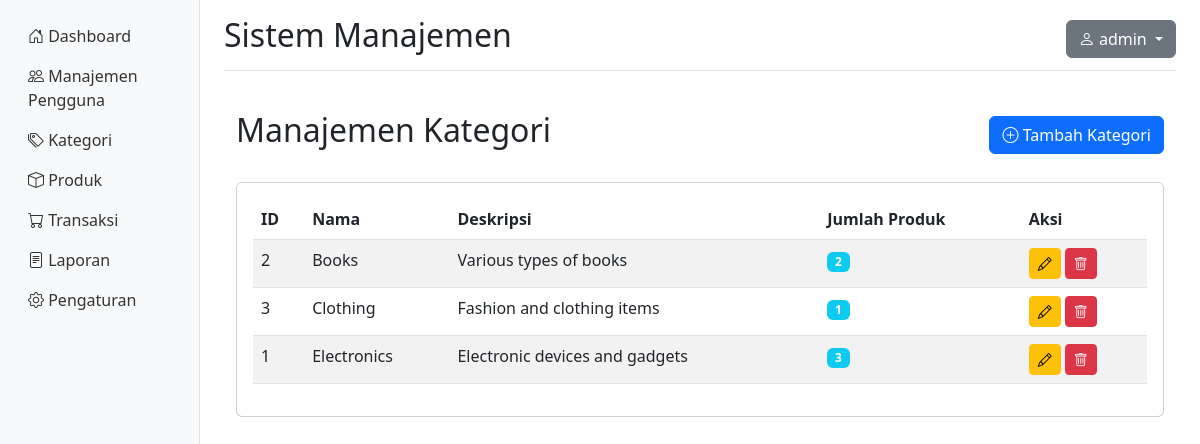
Screenshot of /admin/categories.php (signed in) with the database file from the repository.
### tables this page shows
CREATE TABLE IF NOT EXISTS categories (
    id INT PRIMARY KEY AUTO_INCREMENT,
    name VARCHAR(100) NOT NULL,
    description TEXT,
    created_at DATETIME DEFAULT CURRENT_TIMESTAMP,
    updated_at DATETIME DEFAULT CURRENT_TIMESTAMP ON UPDATE CURRENT_TIMESTAMP
);

### admin/categories.php (the view, shortened to what this page needs)
<?php
require_once '../auth/auth.php';
$categories = [];
$page = isset($_GET['page']) ? max(1, intval($_GET['page'])) : 1;
$limit = 10;
$offset = ($page - 1) * $limit;
try {
    $stmt = $pdo->prepare("SELECT c.*, COUNT(p.id) as product_count
                          FROM categories c
                          LEFT JOIN products p ON c.id = p.category_id
                          GROUP BY c.id
                          ORDER BY c.name
                          LIMIT $limit OFFSET $offset");
    $stmt->execute();
    $categories = $stmt->fetchAll();
} catch(PDOException $e) {
    error_log('Error fetching categories: ' . $e->getMessage());
    $error = 'Gagal mengambil data kategori: Terjadi kesalahan sistem';
}
include '../includes/header.php';
?>
<div class="container-fluid py-4">
    <div class="d-flex justify-content-between align-items-center mb-4">
        <h2>Manajemen Kategori</h2>
        <button type="button" class="btn btn-primary" data-bs-toggle="modal" data-bs-target="#addCategoryModal">
            <i class="bi bi-plus-circle"></i> Tambah Kategori
        </button>
    </div>
    <div class="card">
        <div class="card-body">
            <div class="table-responsive">
                <table class="table table-striped">
                    <thead>
                        <tr>
                            <th>ID</th>
                            <th>Nama</th>
                            <th>Deskripsi</th>
                            <th>Jumlah Produk</th>
                            <th>Aksi</th>
                        </tr>
                    </thead>
                    <tbody>
                        <?php foreach($categories as $category): ?>
                        <tr>
                            <td><?php echo $category['id']; ?></td>
                            <td><?php echo htmlspecialchars($category['name']); ?></td>
                            <td><?php echo htmlspecialchars($category['description']); ?></td>
                            <td><span class="badge bg-info"><?php echo $category['product_count']; ?></span></td>
                            <td>
                                <button type="button" class="btn btn-sm btn-warning" data-bs-toggle="modal" data-bs-target="#editCategoryModal<?php echo $category['id']; ?>">
                                    <i class="bi bi-pencil"></i>
                                </button>
                                <button type="button" class="btn btn-sm btn-danger" data-bs-toggle="modal" data-bs-target="#deleteCategoryModal<?php echo $category['id']; ?>">
                                    <i class="bi bi-trash"></i>
                                </button>
                            </td>
                        </tr>
                        <?php endforeach; ?>
                    </tbody>
                </table>
            </div>
        </div>
    </div>
</div>
<?php include '../includes/footer.php'; ?>

### rows the page displays
categories: id "2", name "Books", description "Various types of books", product_count "2"
categories: id "3", name "Clothing", description "Fashion and clothing items", product_count "1"
categories: id "1", name "Electronics", description "Electronic devices and gadgets", product_count "3"

### other values shown
$settings['site_name'] "Sistem Manajemen"
$_SESSION['username'] "admin"
